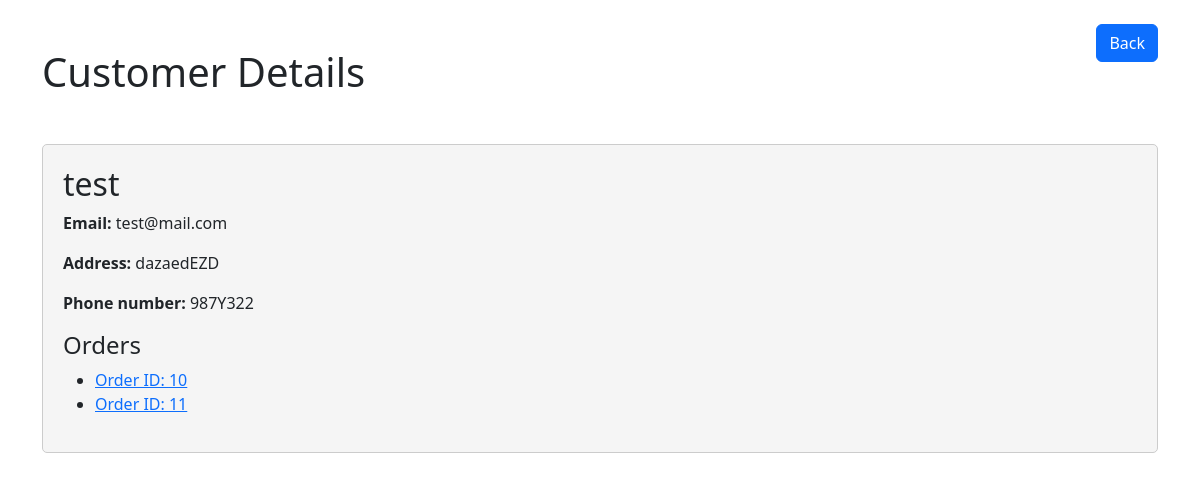
Before: /admin/customers/view.php?id=5 (signed in) with the older database file.
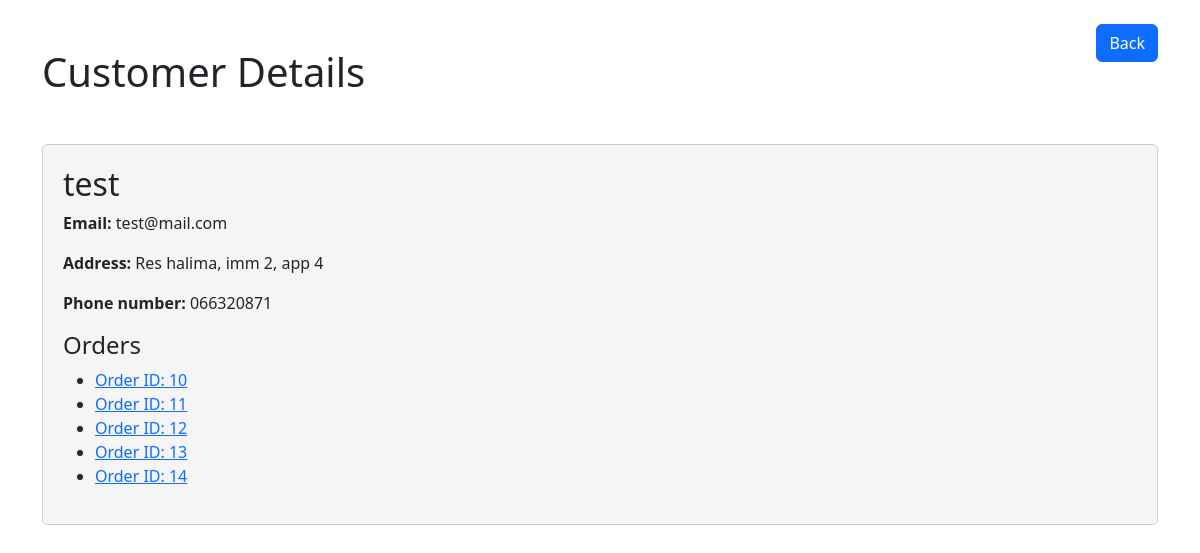
After: the same page with the newer database file.
### tables this page shows
CREATE TABLE `users` (
  `id` int(11) NOT NULL,
  `username` varchar(255) NOT NULL,
  `email` varchar(255) NOT NULL,
  `address` varchar(100) DEFAULT NULL,
  `phone_number` varchar(20) DEFAULT NULL,
  `password` varchar(255) NOT NULL,
  `is_admin` tinyint(1) NOT NULL DEFAULT 0,
  `archived` tinyint(1) NOT NULL DEFAULT 0
);

### admin/customers/view.php (the view, shortened to what this page needs)
<!DOCTYPE html>
<html lang="en">
<head>
    <link href="https://cdn.jsdelivr.net/npm/bootstrap@5.2.3/dist/css/bootstrap.min.css" rel="stylesheet">
</head>
<body>
<div class="container">
        <header class="d-flex justify-content-between my-4">
            <h1 class="text-center my-4">Customer Details</h1>
            <div>
                <a href="index.php" class="btn btn-primary">Back</a>
            </div>
        </header>
        <div class="category-details my-4">
            <?php
        require_once "../../includes/db_connect.php";
        if(isset($_GET['id'])){
                    $id = mysqli_real_escape_string($conn, $_GET['id']);
                    $sql = "SELECT * FROM users WHERE id = $id";
                    $result = mysqli_query($conn, $sql);
                    $sqlOrderIds = "SELECT id FROM orders WHERE user_id = $id";
                    $resultOrderIds = mysqli_query($conn, $sqlOrderIds);
                    $orderIds = [];
                    if(mysqli_num_rows($resultOrderIds) > 0){
                        while($rowOrderIds = mysqli_fetch_assoc($resultOrderIds)){
                            $orderIds[] = $rowOrderIds['id'];
                        }
                    }
                    if(mysqli_num_rows($result) > 0){
                        while($row = mysqli_fetch_assoc($result)){
                            echo "<h2>".$row['username']."</h2>";
                            echo "<p><strong>Email: </strong>".$row['email']."</p>";
                            echo "<p><strong>Address: </strong>".$row['address']."</p>";
                            echo "<p><strong>Phone number: </strong>".$row['phone_number']."</p>";
                            echo "<h4>Orders</h4>";
                            if(count($orderIds) > 0){
                                echo "<ul>";
                                foreach($orderIds as $orderId){
                                    echo "<li><a href='../orders/view.php?id=".$orderId."'>Order ID: ".$orderId."</a></li>";
                                }
                                echo "</ul>";
                            }else{
                                echo "<p>No orders found</p>";
                            }
                        }
                    }else{
                        echo "No such Customer found";
                    }
                }else{
                    header("Location: index.php");
                }
            ?>
        </div>
</div>
</body>
</html>

Changed rows visible on the page:
changed users "test": address "dazaedEZD" → "Res halima, imm 2, app 4"; phone_number "987Y322" → "066320871"
Other visible differences:
new list line: "Order ID: 12"
new list line: "Order ID: 13"
new list line: "Order ID: 14"
